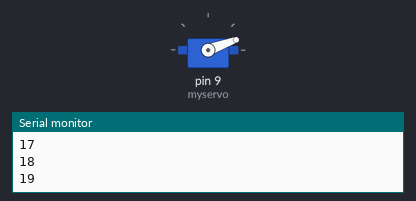
A sketch run on a simulated Arduino Uno, built with avr-gcc and run on an emulated ATmega328P. Shown: servo, the last lines printed to the serial monitor. At 33.1 s the program stops and its outputs stay as they are.

Above: at 4.1 s.
At 8.9 s:
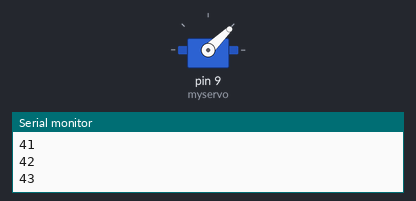
At 13.9 s:
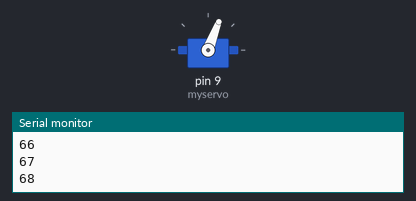
At 33.1 s:
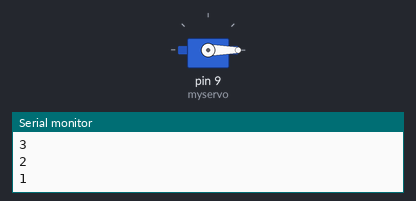
Timing chart, 0 to 34.6 s (numbered marks = the images above):
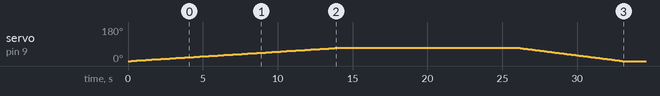

The sketch:

Mouv_de_0_a_180_et_inversement.ino
```cpp
// controle le servo pour qu'il fasse un mouvement de 0 a 68 degrès, donne une vitesse constante et le moteur fait un mouvement de 69 à 0 degrés
#include <Servo.h>

Servo myservo;  // crée un objet pour controler le servo

int pos = 0;    // variable pour enregistrer la position du servo

void setup() {
  myservo.attach(9);  // vérifie que le servo est bien sur le pin 9
  Serial.begin (9600); //
  }


void loop()
{
  for (pos = 0; pos <= 69; pos ++)
  {                                   // vas de 0 degrès à 68 degrés par pas de 1 degrès
    myservo.write(pos);              // dire au servo de se positionner dans la variable 'pos'
    delay(200);                    // attendre 200ms que le servo atteigne sa position
    Serial.println(pos);
  }

  for (pos = 69; pos <= 70; pos ++)
  {                                    // vas de 68 degrès a 69 degrès par pas de 1 degrès
    myservo.write(pos);              // dire au servo de se positionner dans la variable 'pos'
    delay(6000);                    // attendre 6s que le servo atteigne sa position
    Serial.println(pos);
  }


  for (pos = 70; pos >= 0; pos --)
  {                                    // vas de 69 degrès a 0 degrès par pas de 1 degrès
    myservo.write(pos);              // dire au servo de se positionner dans la variable 'pos'
    delay(100);                    // attendre 100ms que le servo atteigne sa position
    Serial.println(pos);
  }
 while (1);                      //arrete le programme
}
```

Measured:
- by itself, servo on pin 9 (myservo): rises from 0° to 70° in 19.8 s, then falls to 0° in 13.0 s
